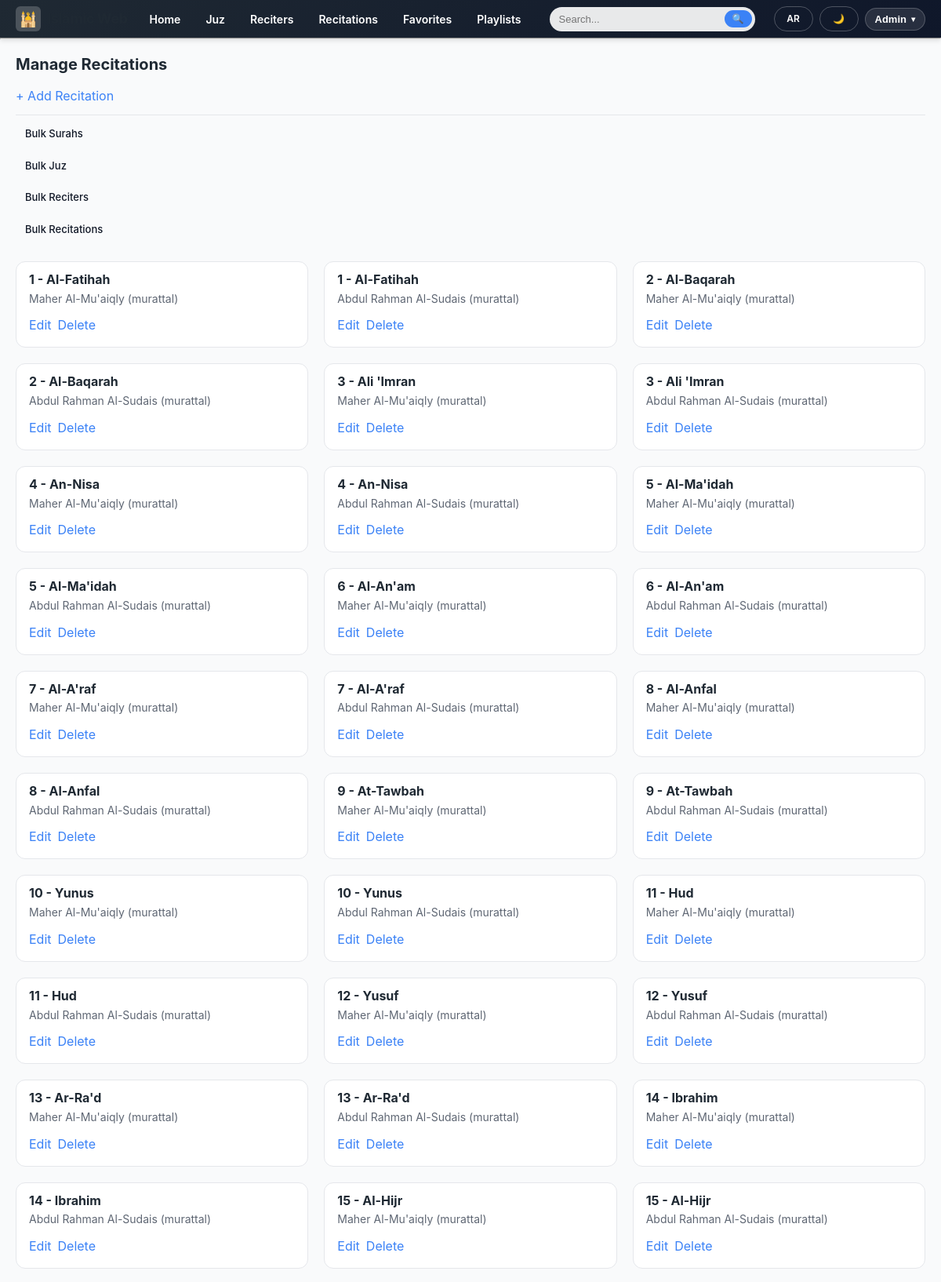
Page /staff/recitations/ (signed in, upper part) on the committed database.
### accounts/models.py (models this page shows, shortened)
class User(AbstractUser):
    name_ar = models.CharField("الاسم بالعربي", max_length=150, blank=True)
    name_en = models.CharField("Name (EN)", max_length=150, blank=True)

### quraan/models.py (models this page shows, shortened)
class Recitation(models.Model):
    reciter = models.ForeignKey(Reciter, on_delete=models.CASCADE, related_name='recitations')
    surah = models.ForeignKey(Surah, on_delete=models.CASCADE, related_name='recitations')
    audio_file = models.FileField(upload_to='recitations/', blank=True, null=True)
    recitation_type = models.CharField(max_length=50, blank=True)

class Surah(models.Model):
    number = models.PositiveSmallIntegerField(unique=True)
    name_ar = models.CharField("اسم السورة", max_length=100)
    name_en = models.CharField("Surah Name", max_length=100)
    total_ayahs = models.PositiveSmallIntegerField("عدد الآيات")
    REVELATION_TYPE = [
        ('M', 'Makki'),
        ('D', 'Madani'),
    ]
    revelation_type = models.CharField(
        "نوع النزول",
        max_length=1,
        choices=REVELATION_TYPE
    )
    juz = models.ManyToManyField(
        Juz,
        verbose_name="الجزء",
        blank=True
    )
    image = models.ImageField(
        upload_to='surahs/',
        blank=True,
        null=True,
        verbose_name="صورة السورة"
    )

class Reciter(models.Model):
    name_ar = models.CharField("اسم القارئ", max_length=100)
    name_en = models.CharField("Reciter Name", max_length=100)
    country_ar = models.CharField("الدولة", max_length=100, blank=True)
    country_en = models.CharField("Country", max_length=100, blank=True)
    image = models.ImageField(
        upload_to='reciters/',
        blank=True,
        null=True,
        verbose_name="صورة القارئ"
    )

### quraan/views.py (the view)
# urls.py: path("staff/recitations/", views.staff_recitation_list, name="staff_recitations"),
@staff_member_required
def staff_recitation_list(request):
    recitations = Recitation.objects.select_related("surah", "reciter").order_by("surah__number")
    return render(request, "quraan/staff/recitation_list.html", {"recitations": recitations})

### quraan/templates/quraan/staff/recitation_list.html (shortened to what this page needs)
{% extends "base.html" %}
{% block content %}
<h2>Manage Recitations</h2>
<p><a href="{% url 'staff_recitation_create' %}">+ Add Recitation</a></p>
{% if user.is_staff %}
  <div class="nav-dd-sep"></div>
  <a class="nav-dd-link" href="{% url 'bulk_surahs' %}">Bulk Surahs</a>
  <a class="nav-dd-link" href="{% url 'bulk_juz' %}">Bulk Juz</a>
  <a class="nav-dd-link" href="{% url 'bulk_reciters' %}">Bulk Reciters</a>
  <a class="nav-dd-link" href="{% url 'bulk_recitations' %}">Bulk Recitations</a>
{% endif %}
<div class="cards">
  {% for r in recitations %}
    <div class="card">
      <p class="card-title">{{ r.surah.number }} - {{ r.surah.name_en }}</p>
      <p class="card-sub">{{ r.reciter.name_en }} ({{ r.recitation_type }})</p>
      <div class="card-actions">
        <a href="{% url 'staff_recitation_update' r.id %}">Edit</a>
        <a href="{% url 'staff_recitation_delete' r.id %}">Delete</a>
      </div>
    </div>
  {% empty %}
    <p>No recitations yet.</p>
  {% endfor %}
</div>
{% endblock %}

### templates/base.html (shortened to what this page needs)
{% load static %}
<!DOCTYPE html>
<html lang="en"
    dir="{% if request.session.rtl %}rtl{% else %}ltr{% endif %}"
    data-theme="{% if request.session.dark %}dark{% else %}light{% endif %}">
<head>
    <link rel="stylesheet" href="{% static 'css/style.css' %}">
</head>
<body>
<header>
    <div class="header-container">
        <div class="site-title">
            <div class="site-logo">🕌</div>
            <h1>Islamic Web</h1>
        </div>
        <nav class="navbar">
            <div class="nav-left">
                <a class="nav-link" href="{% url 'home' %}">Home</a>
                <a class="nav-link" href="{% url 'juz_list' %}">Juz</a>
                <a class="nav-link" href="{% url 'reciter_list' %}">Reciters</a>
                <a class="nav-link" href="{% url 'recitation_list' %}">Recitations</a>
                <a class="nav-link" href="{% url 'favorites' %}">Favorites</a>
                <a class="nav-link" href="{% url 'playlists' %}">Playlists</a>
            </div>
            <form method="get" action="{% url 'search' %}" class="nav-search">
                <input type="text" name="q" placeholder="Search..." />
                <button type="submit">🔍</button>
            </form>
            <div class="nav-right">
                <a class="nav-pill" href="{% url 'toggle_rtl' %}">
                    {% if request.session.rtl %}EN{% else %}AR{% endif %}
                </a>
                <a class="nav-pill" href="{% url 'toggle_dark' %}">
                    {% if request.session.dark %}☀️{% else %}🌙{% endif %}
                </a>
                <div class="nav-account">
                    <button type="button" class="nav-account-btn">
                        {% if user.is_authenticated %}
                            {{ user.username|truncatechars:12 }}
                        {% else %}
                            Account
                        {% endif %}
                        <span class="caret">▾</span>
                    </button>
                </div>
            </div>
        </nav>
    </div>
</header>
<hr class="soft-hr">
<main>
    {% block content %}{% endblock %}
</main>
</body>
</html>

### rows in the picture
User: username "Admin"
Recitation: surah.number "1", surah.name_en "Al-Fatihah", reciter.name_en "Maher Al-Mu'aiqly", recitation_type "murattal"
Recitation: surah.number "1", surah.name_en "Al-Fatihah", reciter.name_en "Abdul Rahman Al-Sudais", recitation_type "murattal"
Recitation: surah.number "2", surah.name_en "Al-Baqarah", reciter.name_en "Maher Al-Mu'aiqly", recitation_type "murattal"
Recitation: surah.number "2", surah.name_en "Al-Baqarah", reciter.name_en "Abdul Rahman Al-Sudais", recitation_type "murattal"
Recitation: surah.number "3", surah.name_en "Ali 'Imran", reciter.name_en "Maher Al-Mu'aiqly", recitation_type "murattal"
Recitation: surah.number "3", surah.name_en "Ali 'Imran", reciter.name_en "Abdul Rahman Al-Sudais", recitation_type "murattal"
Recitation: surah.number "4", surah.name_en "An-Nisa", reciter.name_en "Maher Al-Mu'aiqly", recitation_type "murattal"
Recitation: surah.number "4", surah.name_en "An-Nisa", reciter.name_en "Abdul Rahman Al-Sudais", recitation_type "murattal"
Recitation: surah.number "5", surah.name_en "Al-Ma'idah", reciter.name_en "Maher Al-Mu'aiqly", recitation_type "murattal"
Recitation: surah.number "5", surah.name_en "Al-Ma'idah", reciter.name_en "Abdul Rahman Al-Sudais", recitation_type "murattal"
Recitation: surah.number "6", surah.name_en "Al-An'am", reciter.name_en "Maher Al-Mu'aiqly", recitation_type "murattal"
Recitation: surah.number "6", surah.name_en "Al-An'am", reciter.name_en "Abdul Rahman Al-Sudais", recitation_type "murattal"
Recitation: surah.number "7", surah.name_en "Al-A'raf", reciter.name_en "Maher Al-Mu'aiqly", recitation_type "murattal"
Recitation: surah.number "7", surah.name_en "Al-A'raf", reciter.name_en "Abdul Rahman Al-Sudais", recitation_type "murattal"
Recitation: surah.number "8", surah.name_en "Al-Anfal", reciter.name_en "Maher Al-Mu'aiqly", recitation_type "murattal"
Recitation: surah.number "8", surah.name_en "Al-Anfal", reciter.name_en "Abdul Rahman Al-Sudais", recitation_type "murattal"
Recitation: surah.number "9", surah.name_en "At-Tawbah", reciter.name_en "Maher Al-Mu'aiqly", recitation_type "murattal"
Recitation: surah.number "9", surah.name_en "At-Tawbah", reciter.name_en "Abdul Rahman Al-Sudais", recitation_type "murattal"
Recitation: surah.number "10", surah.name_en "Yunus", reciter.name_en "Maher Al-Mu'aiqly", recitation_type "murattal"
Recitation: surah.number "10", surah.name_en "Yunus", reciter.name_en "Abdul Rahman Al-Sudais", recitation_type "murattal"
Recitation: surah.number "11", surah.name_en "Hud", reciter.name_en "Maher Al-Mu'aiqly", recitation_type "murattal"
Recitation: surah.number "11", surah.name_en "Hud", reciter.name_en "Abdul Rahman Al-Sudais", recitation_type "murattal"
Recitation: surah.number "12", surah.name_en "Yusuf", reciter.name_en "Maher Al-Mu'aiqly", recitation_type "murattal"
Recitation: surah.number "12", surah.name_en "Yusuf", reciter.name_en "Abdul Rahman Al-Sudais", recitation_type "murattal"
Recitation: surah.number "13", surah.name_en "Ar-Ra'd", reciter.name_en "Maher Al-Mu'aiqly", recitation_type "murattal"
Recitation: surah.number "13", surah.name_en "Ar-Ra'd", reciter.name_en "Abdul Rahman Al-Sudais", recitation_type "murattal"
Recitation: surah.number "14", surah.name_en "Ibrahim", reciter.name_en "Maher Al-Mu'aiqly", recitation_type "murattal"
Recitation: surah.number "14", surah.name_en "Ibrahim", reciter.name_en "Abdul Rahman Al-Sudais", recitation_type "murattal"
Recitation: surah.number "15", surah.name_en "Al-Hijr", reciter.name_en "Maher Al-Mu'aiqly", recitation_type "murattal"
Recitation: surah.number "15", surah.name_en "Al-Hijr", reciter.name_en "Abdul Rahman Al-Sudais", recitation_type "murattal"
